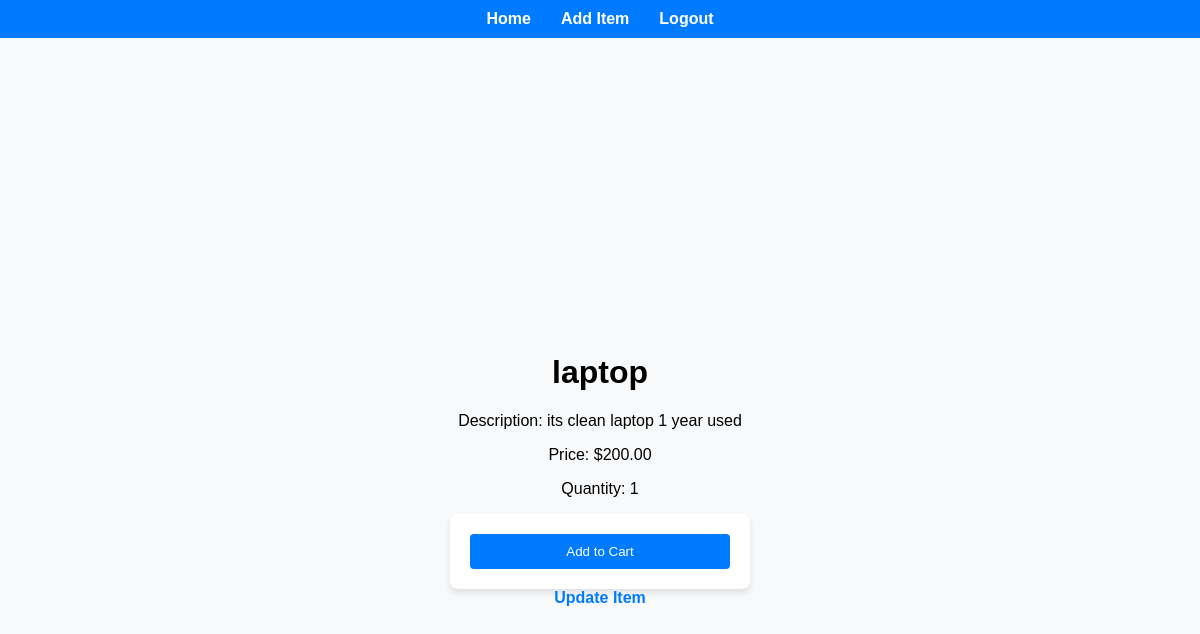
Screenshot of /3/ with the database file from the repository.
### items/models.py (models this page shows, shortened)
class Item(models.Model):
    name = models.CharField(max_length=100)
    description = models.TextField()
    price = models.DecimalField(max_digits=10, decimal_places=2)
    quantity = models.PositiveIntegerField()
    users = models.ManyToManyField(User, related_name='items')

### items/views.py (the view, shortened to what this page needs)
# urls.py: path('<int:item_id>/', views.detail_item, name='detail_item'),
def detail_item(request, item_id):
    item = get_object_or_404(Item, id=item_id)
    return render(request, 'detail_item.html', {'item': item})

### items/templates/detail_item.html (shortened to what this page needs)
{% extends 'base.html' %}
{% block content %}
<h1>{{ item.name }}</h1>
    <p>Description: {{ item.description }}</p>
    <p>Price: ${{ item.price }}</p>
    <p>Quantity: {{ item.quantity }}</p>
    <form method="POST">
        <button type="submit">Add to Cart</button>
    </form>
    <a href="{% url 'update_item' item.id %}">Update Item</a>
{% endblock %}

### items/static/items/css/styles.css (style rules this page uses)
body { font-family: Arial, sans-serif; background-color: #f0f0f0; margin: 0; height: 100vh; display: flex; justify-content: center; align-items: center; }
form { background-color: white; padding: 20px; border-radius: 8px; box-shadow: 0 4px 6px rgba(0, 0, 0, 0.1); width: 300px; display: flex; flex-direction: column; align-items: center; }
button { background-color: #007bff; color: white; border: none; padding: 10px 15px; border-radius: 4px; cursor: pointer; width: 100%; }
body { margin: 0; font-family: Arial, sans-serif; background-color: #f8f9fa; padding-top: 60px; }
a { text-decoration: none; color: #007bff; font-weight: bold; transition: color 0.3s ease, text-decoration 0.3s ease; }
*, *::before, *::after { box-sizing: border-box; }

### rows the page displays
Item: name "laptop", description "its clean laptop 1 year used", price "200.00", quantity "1"
